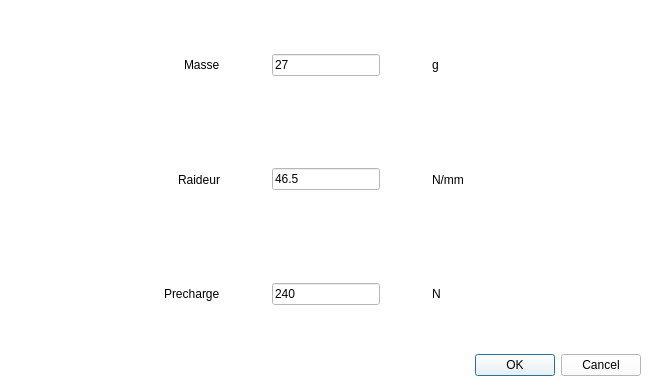
<?xml version="1.0" encoding="UTF-8"?>
<ui version="4.0">
 <class>RessortDialog</class>
 <widget class="QDialog" name="RessortDialog">
  <property name="geometry">
   <rect>
    <x>0</x>
    <y>0</y>
    <width>652</width>
    <height>387</height>
   </rect>
  </property>
  <property name="windowTitle">
   <string>Dialog</string>
  </property>
  <property name="styleSheet">
   <string notr="true">background-color: rgb(255, 255, 255);</string>
  </property>
  <layout class="QVBoxLayout" name="verticalLayout">
   <item>
    <widget class="QWidget" name="massWidget" native="true">
     <layout class="QHBoxLayout" name="horizontalLayout">
      <item alignment="Qt::AlignRight">
       <widget class="QLabel" name="massLabel">
        <property name="text">
         <string>Masse</string>
        </property>
       </widget>
      </item>
      <item alignment="Qt::AlignHCenter">
       <widget class="QLineEdit" name="massEdit">
        <property name="text">
         <string>27</string>
        </property>
       </widget>
      </item>
      <item alignment="Qt::AlignLeft">
       <widget class="QLabel" name="massUnitLabel">
        <property name="text">
         <string>g</string>
        </property>
       </widget>
      </item>
     </layout>
    </widget>
   </item>
   <item>
    <widget class="QWidget" name="stiffnessWidget" native="true">
     <layout class="QHBoxLayout" name="horizontalLayout_2">
      <item alignment="Qt::AlignRight">
       <widget class="QLabel" name="stiffnessLabel">
        <property name="text">
         <string>Raideur</string>
        </property>
       </widget>
      </item>
      <item alignment="Qt::AlignHCenter">
       <widget class="QLineEdit" name="stiffnessEdit">
        <property name="text">
         <string>46.5</string>
        </property>
       </widget>
      </item>
      <item alignment="Qt::AlignLeft">
       <widget class="QLabel" name="widthUnitLabel">
        <property name="text">
         <string>N/mm</string>
        </property>
       </widget>
      </item>
     </layout>
    </widget>
   </item>
   <item>
    <widget class="QWidget" name="preloadWidget" native="true">
     <layout class="QHBoxLayout" name="horizontalLayout_3">
      <item alignment="Qt::AlignRight">
       <widget class="QLabel" name="preloadLabel">
        <property name="text">
         <string>Precharge</string>
        </property>
       </widget>
      </item>
      <item alignment="Qt::AlignHCenter">
       <widget class="QLineEdit" name="preloadEdit">
        <property name="text">
         <string>240</string>
        </property>
       </widget>
      </item>
      <item alignment="Qt::AlignLeft">
       <widget class="QLabel" name="preloadUnitLabel">
        <property name="text">
         <string>N</string>
        </property>
       </widget>
      </item>
     </layout>
    </widget>
   </item>
   <item>
    <widget class="QDialogButtonBox" name="buttonBox">
     <property name="styleSheet">
      <string notr="true">background-color: rgb(255, 255, 255);</string>
     </property>
     <property name="orientation">
      <enum>Qt::Horizontal</enum>
     </property>
     <property name="standardButtons">
      <set>QDialogButtonBox::Cancel|QDialogButtonBox::Ok</set>
     </property>
    </widget>
   </item>
  </layout>
 </widget>
 <resources>
  <include location="resources/resources.qrc"/>
 </resources>
 <connections>
  <connection>
   <sender>buttonBox</sender>
   <signal>accepted()</signal>
   <receiver>RessortDialog</receiver>
   <slot>accept()</slot>
   <hints>
    <hint type="sourcelabel">
     <x>248</x>
     <y>254</y>
    </hint>
    <hint type="destinationlabel">
     <x>157</x>
     <y>274</y>
    </hint>
   </hints>
  </connection>
  <connection>
   <sender>buttonBox</sender>
   <signal>rejected()</signal>
   <receiver>RessortDialog</receiver>
   <slot>reject()</slot>
   <hints>
    <hint type="sourcelabel">
     <x>316</x>
     <y>260</y>
    </hint>
    <hint type="destinationlabel">
     <x>286</x>
     <y>274</y>
    </hint>
   </hints>
  </connection>
 </connections>
</ui>
